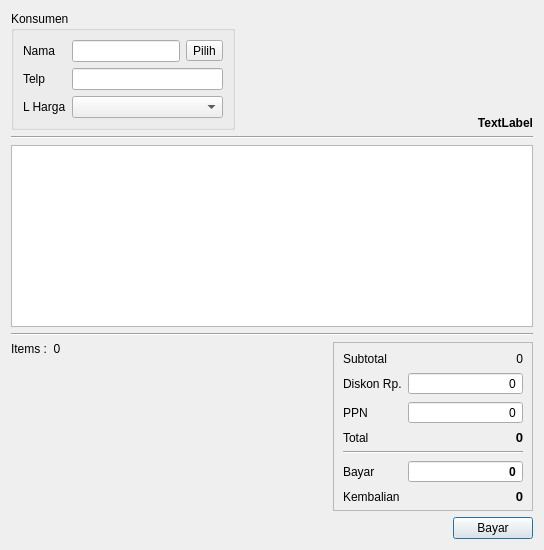
<?xml version="1.0" encoding="UTF-8"?>
<ui version="4.0">
 <class>InstantOrderDialog</class>
 <widget class="QDialog" name="InstantOrderDialog">
  <property name="geometry">
   <rect>
    <x>0</x>
    <y>0</y>
    <width>544</width>
    <height>550</height>
   </rect>
  </property>
  <property name="windowTitle">
   <string>Instant Order</string>
  </property>
  <layout class="QVBoxLayout" name="verticalLayout">
   <item>
    <layout class="QHBoxLayout" name="horizontalLayout_2" stretch="0,1">
     <item>
      <widget class="QGroupBox" name="groupBox">
       <property name="title">
        <string>Konsumen</string>
       </property>
       <layout class="QFormLayout" name="formLayout">
        <item row="0" column="0">
         <widget class="QLabel" name="label">
          <property name="text">
           <string>Nama</string>
          </property>
         </widget>
        </item>
        <item row="0" column="1">
         <layout class="QHBoxLayout" name="horizontalLayout">
          <item>
           <widget class="QLineEdit" name="nameLineEdit"/>
          </item>
          <item>
           <widget class="QToolButton" name="pilihButton">
            <property name="text">
             <string>Pilih</string>
            </property>
           </widget>
          </item>
         </layout>
        </item>
        <item row="1" column="0">
         <widget class="QLabel" name="telpLabel">
          <property name="text">
           <string>Telp</string>
          </property>
         </widget>
        </item>
        <item row="1" column="1">
         <widget class="QLineEdit" name="phoneLineEdit"/>
        </item>
        <item row="2" column="0">
         <widget class="QLabel" name="lHargaLabel">
          <property name="toolTip">
           <string>Level Harga</string>
          </property>
          <property name="text">
           <string>L Harga</string>
          </property>
         </widget>
        </item>
        <item row="2" column="1">
         <widget class="QComboBox" name="lHargaComboBox"/>
        </item>
       </layout>
      </widget>
     </item>
     <item>
      <widget class="QLabel" name="labelInvoiceCode">
       <property name="font">
        <font>
         <bold>true</bold>
        </font>
       </property>
       <property name="text">
        <string>TextLabel</string>
       </property>
       <property name="alignment">
        <set>Qt::AlignmentFlag::AlignBottom|Qt::AlignmentFlag::AlignRight|Qt::AlignmentFlag::AlignTrailing</set>
       </property>
       <property name="margin">
        <number>6</number>
       </property>
      </widget>
     </item>
    </layout>
   </item>
   <item>
    <widget class="Line" name="line_3">
     <property name="orientation">
      <enum>Qt::Orientation::Horizontal</enum>
     </property>
    </widget>
   </item>
   <item>
    <widget class="QListView" name="orderListView"/>
   </item>
   <item>
    <widget class="Line" name="line_2">
     <property name="orientation">
      <enum>Qt::Orientation::Horizontal</enum>
     </property>
    </widget>
   </item>
   <item>
    <layout class="QHBoxLayout" name="horizontalLayout_3">
     <item>
      <widget class="QLabel" name="labelItemCount">
       <property name="text">
        <string>Items :  0</string>
       </property>
       <property name="alignment">
        <set>Qt::AlignmentFlag::AlignLeading|Qt::AlignmentFlag::AlignLeft|Qt::AlignmentFlag::AlignTop</set>
       </property>
      </widget>
     </item>
     <item>
      <spacer name="horizontalSpacer_2">
       <property name="orientation">
        <enum>Qt::Orientation::Horizontal</enum>
       </property>
       <property name="sizeHint" stdset="0">
        <size>
         <width>40</width>
         <height>20</height>
        </size>
       </property>
      </spacer>
     </item>
     <item>
      <widget class="QFrame" name="formFrame">
       <property name="minimumSize">
        <size>
         <width>200</width>
         <height>0</height>
        </size>
       </property>
       <property name="frameShape">
        <enum>QFrame::Shape::StyledPanel</enum>
       </property>
       <layout class="QFormLayout" name="formLayout_2">
        <property name="leftMargin">
         <number>9</number>
        </property>
        <property name="topMargin">
         <number>9</number>
        </property>
        <property name="rightMargin">
         <number>9</number>
        </property>
        <property name="bottomMargin">
         <number>6</number>
        </property>
        <item row="0" column="0">
         <widget class="QLabel" name="label_2">
          <property name="text">
           <string>Subtotal</string>
          </property>
         </widget>
        </item>
        <item row="0" column="1">
         <widget class="QLabel" name="labelSubtotal">
          <property name="font">
           <font>
            <pointsize>9</pointsize>
           </font>
          </property>
          <property name="text">
           <string>0</string>
          </property>
          <property name="alignment">
           <set>Qt::AlignmentFlag::AlignRight|Qt::AlignmentFlag::AlignTrailing|Qt::AlignmentFlag::AlignVCenter</set>
          </property>
          <property name="margin">
           <number>3</number>
          </property>
          <property name="textInteractionFlags">
           <set>Qt::TextInteractionFlag::NoTextInteraction</set>
          </property>
         </widget>
        </item>
        <item row="1" column="0">
         <widget class="QLabel" name="label_3">
          <property name="text">
           <string>Diskon Rp.</string>
          </property>
         </widget>
        </item>
        <item row="1" column="1">
         <widget class="QSpinBox" name="discountSpinBox">
          <property name="font">
           <font>
            <pointsize>9</pointsize>
            <bold>false</bold>
           </font>
          </property>
          <property name="frame">
           <bool>true</bool>
          </property>
          <property name="alignment">
           <set>Qt::AlignmentFlag::AlignRight|Qt::AlignmentFlag::AlignTrailing|Qt::AlignmentFlag::AlignVCenter</set>
          </property>
          <property name="buttonSymbols">
           <enum>QAbstractSpinBox::ButtonSymbols::NoButtons</enum>
          </property>
          <property name="accelerated">
           <bool>true</bool>
          </property>
          <property name="showGroupSeparator" stdset="0">
           <bool>true</bool>
          </property>
          <property name="maximum">
           <number>9999999</number>
          </property>
          <property name="singleStep">
           <number>500</number>
          </property>
         </widget>
        </item>
        <item row="3" column="0">
         <widget class="QLabel" name="label_6">
          <property name="text">
           <string>Total</string>
          </property>
         </widget>
        </item>
        <item row="3" column="1">
         <widget class="QLabel" name="labelTotal">
          <property name="font">
           <font>
            <pointsize>10</pointsize>
            <bold>true</bold>
           </font>
          </property>
          <property name="text">
           <string>0</string>
          </property>
          <property name="alignment">
           <set>Qt::AlignmentFlag::AlignRight|Qt::AlignmentFlag::AlignTrailing|Qt::AlignmentFlag::AlignVCenter</set>
          </property>
          <property name="margin">
           <number>3</number>
          </property>
          <property name="textInteractionFlags">
           <set>Qt::TextInteractionFlag::NoTextInteraction</set>
          </property>
         </widget>
        </item>
        <item row="4" column="0" colspan="2">
         <widget class="Line" name="line">
          <property name="orientation">
           <enum>Qt::Orientation::Horizontal</enum>
          </property>
         </widget>
        </item>
        <item row="5" column="0">
         <widget class="QLabel" name="label_8">
          <property name="text">
           <string>Bayar</string>
          </property>
         </widget>
        </item>
        <item row="5" column="1">
         <widget class="QSpinBox" name="bayarSpinBox">
          <property name="font">
           <font>
            <pointsize>9</pointsize>
            <bold>true</bold>
           </font>
          </property>
          <property name="frame">
           <bool>true</bool>
          </property>
          <property name="alignment">
           <set>Qt::AlignmentFlag::AlignRight|Qt::AlignmentFlag::AlignTrailing|Qt::AlignmentFlag::AlignVCenter</set>
          </property>
          <property name="buttonSymbols">
           <enum>QAbstractSpinBox::ButtonSymbols::NoButtons</enum>
          </property>
          <property name="accelerated">
           <bool>true</bool>
          </property>
          <property name="showGroupSeparator" stdset="0">
           <bool>true</bool>
          </property>
          <property name="maximum">
           <number>99999999</number>
          </property>
          <property name="singleStep">
           <number>500</number>
          </property>
         </widget>
        </item>
        <item row="6" column="0">
         <widget class="QLabel" name="label_9">
          <property name="text">
           <string>Kembalian</string>
          </property>
         </widget>
        </item>
        <item row="6" column="1">
         <widget class="QLabel" name="labelKembalian">
          <property name="font">
           <font>
            <pointsize>10</pointsize>
            <bold>true</bold>
           </font>
          </property>
          <property name="text">
           <string>0</string>
          </property>
          <property name="alignment">
           <set>Qt::AlignmentFlag::AlignRight|Qt::AlignmentFlag::AlignTrailing|Qt::AlignmentFlag::AlignVCenter</set>
          </property>
          <property name="margin">
           <number>3</number>
          </property>
          <property name="textInteractionFlags">
           <set>Qt::TextInteractionFlag::NoTextInteraction</set>
          </property>
         </widget>
        </item>
        <item row="2" column="0">
         <widget class="QLabel" name="label_4">
          <property name="text">
           <string>PPN</string>
          </property>
         </widget>
        </item>
        <item row="2" column="1">
         <widget class="QSpinBox" name="ppnSpinBox">
          <property name="alignment">
           <set>Qt::AlignmentFlag::AlignRight|Qt::AlignmentFlag::AlignTrailing|Qt::AlignmentFlag::AlignVCenter</set>
          </property>
          <property name="buttonSymbols">
           <enum>QAbstractSpinBox::ButtonSymbols::NoButtons</enum>
          </property>
          <property name="accelerated">
           <bool>true</bool>
          </property>
          <property name="showGroupSeparator" stdset="0">
           <bool>true</bool>
          </property>
          <property name="maximum">
           <number>99999999</number>
          </property>
          <property name="singleStep">
           <number>500</number>
          </property>
         </widget>
        </item>
       </layout>
      </widget>
     </item>
    </layout>
   </item>
   <item>
    <layout class="QHBoxLayout" name="horizontalLayout_4">
     <item>
      <spacer name="horizontalSpacer_3">
       <property name="orientation">
        <enum>Qt::Orientation::Horizontal</enum>
       </property>
       <property name="sizeHint" stdset="0">
        <size>
         <width>40</width>
         <height>20</height>
        </size>
       </property>
      </spacer>
     </item>
     <item>
      <widget class="QPushButton" name="bayarButton">
       <property name="text">
        <string>Bayar</string>
       </property>
      </widget>
     </item>
    </layout>
   </item>
  </layout>
 </widget>
 <tabstops>
  <tabstop>nameLineEdit</tabstop>
  <tabstop>pilihButton</tabstop>
  <tabstop>phoneLineEdit</tabstop>
  <tabstop>lHargaComboBox</tabstop>
  <tabstop>orderListView</tabstop>
  <tabstop>discountSpinBox</tabstop>
  <tabstop>ppnSpinBox</tabstop>
  <tabstop>bayarSpinBox</tabstop>
  <tabstop>bayarButton</tabstop>
 </tabstops>
 <resources/>
 <connections/>
</ui>
